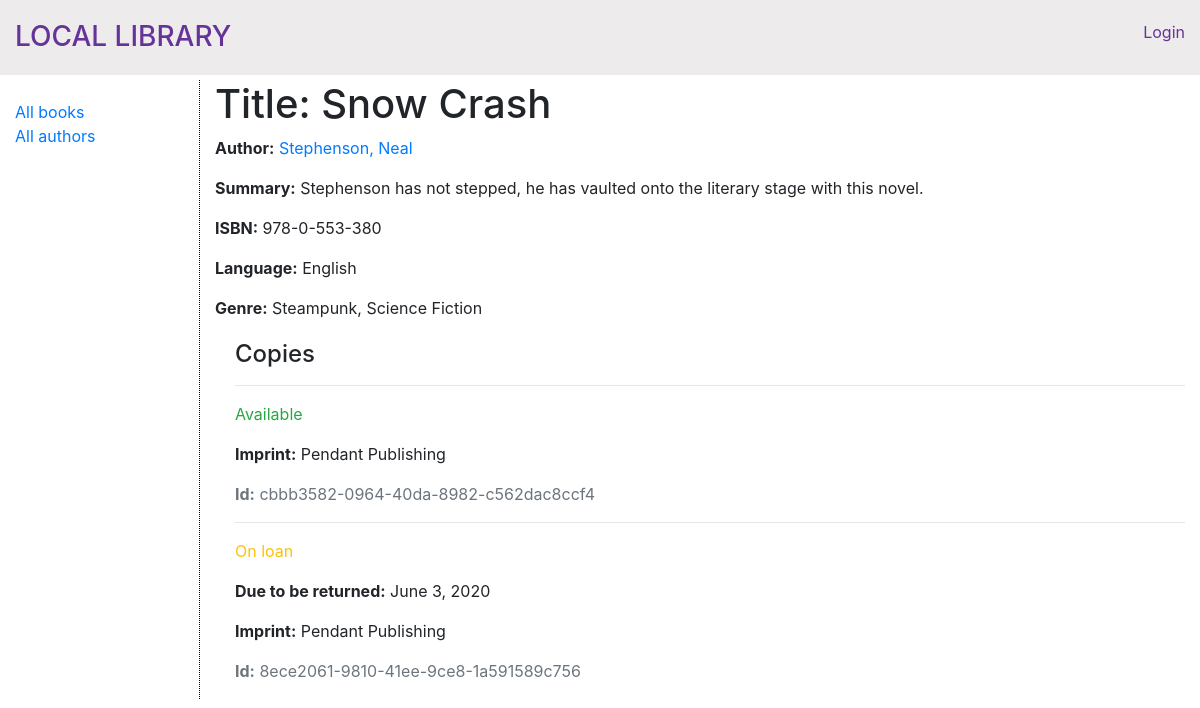
The page /catalog/book/1 on the database as committed earlier.
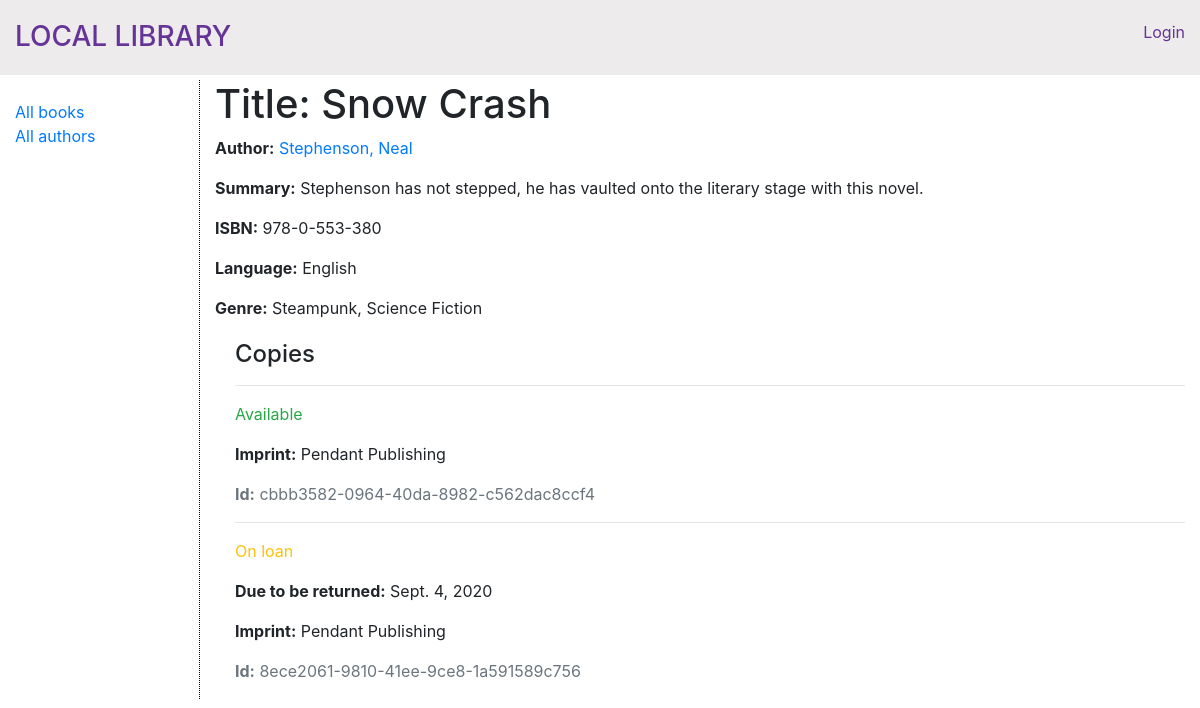
The same page on the database as committed later.
### catalog/models.py (models this page shows, shortened)
class BookInstance(models.Model):
    id = models.UUIDField(primary_key=True, default=uuid.uuid4, help_text='Unique ID for this particular book across whole library')
    book = models.ForeignKey('Book', on_delete=models.SET_NULL, null=True)
    imprint = models.CharField(max_length=200)
    due_back = models.DateField(null=True, blank=True)
    borrower = models.ForeignKey(User, on_delete=models.SET_NULL, null=True, blank=True)
    LOAN_STATUS = (
        ('m', 'Maintenance'),
        ('o', 'On loan'),
        ('a', 'Available'),
        ('r', 'Reserved'),
    )
    status = models.CharField(
        max_length=1,
        choices=LOAN_STATUS,
        blank=True,
        default='m',
        help_text='Book availability',
    )
    class Meta:
        ordering = ['due_back']
        permissions = (("can_mark_returned", "Set book as returned"),)

### catalog/views.py (the view)
# urls.py: path('book/<int:pk>', views.BookDetailView.as_view(), name='book-detail'),
class BookDetailView(generic.DetailView):
    model = Book

### catalog/models.py (called while the page is built)
    def __str__(self):
        return self.name

    def __str__(self):
        return self.name

    def get_absolute_url(self):
        return reverse('author-detail', args=[str(self.id)])

    def __str__(self):
        return f'{self.last_name}, {self.first_name}'

### catalog/templates/catalog/book_detail.html
{% extends "base_generic.html" %}
{% block content %}
  <h1>Title: {{ book.title }}</h1>
  <p><strong>Author:</strong> <a href="{{ book.author.get_absolute_url }}">{{ book.author }}</a></p>
  <p><strong>Summary:</strong> {{ book.summary }}</p>
  <p><strong>ISBN:</strong> {{ book.isbn }}</p>
  <p><strong>Language:</strong> {{ book.language }}</p>
  <p><strong>Genre:</strong> {{ book.genre.all|join:", " }}</p>
  <div style="margin-left:20px;margin-top:20px">
    <h4>Copies</h4>
    {% for copy in book.bookinstance_set.all %}
      <hr>
      <p class="{% if copy.status == 'a' %}text-success{% elif copy.status == 'm' %}text-danger{% else %}text-warning{% endif %}">
        {{ copy.get_status_display }}
      </p>
      {% if copy.status != 'a' %}
        <p><strong>Due to be returned:</strong> {{ copy.due_back }}</p>
      {% endif %}
      <p><strong>Imprint:</strong> {{ copy.imprint }}</p>
      <p class="text-muted"><strong>Id:</strong> {{ copy.id }}</p>
    {% endfor %}
  </div>
{% endblock %}

Rows that differ between the two databases and show on the page:
changed BookInstance "On loan": due_back "June 3, 2020" → "Sept. 4, 2020"
